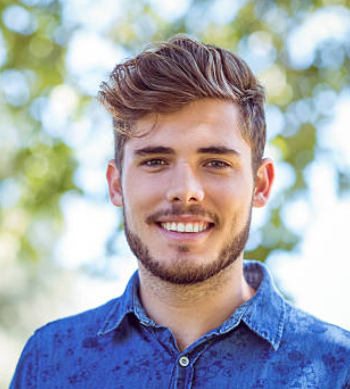
#> input picture Boy.png, 350 x 389 px
$ jupyter execute 'Cropping an Image.ipynb'
#> lines starting #> are read from the running program, lines starting #| are printed output that depends on the picture
## Crop Image using numpy
In image left top corner is origin

[cell 1]
import cv2
img=cv2.imread("Boy.png")
#> img is the input picture: shape (389, 350, 3); mean B, G, R 174.4, 168.1, 165.2

img_crop=img[100:300,200:500]
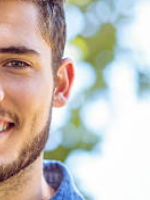
#> img_crop: shape (200, 150, 3); mean B, G, R 184.7, 191.5, 198.8

cv2.imshow("window",img_crop)
cv2.waitKey(0)
cv2.destroyAllWindows()

[cell 2]
import cv2
img=cv2.imread("Boy.png")

img_crop=img[0:300,0:300]
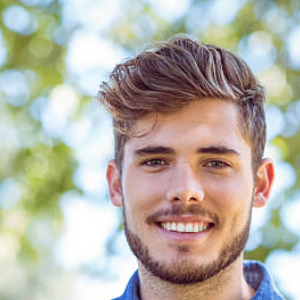
#> img_crop: shape (300, 300, 3); mean B, G, R 167, 177.9, 182.4

cv2.imshow("window",img_crop)
cv2.waitKey(0)
cv2.destroyAllWindows()

$ run again, with flower.png copied over Boy.png
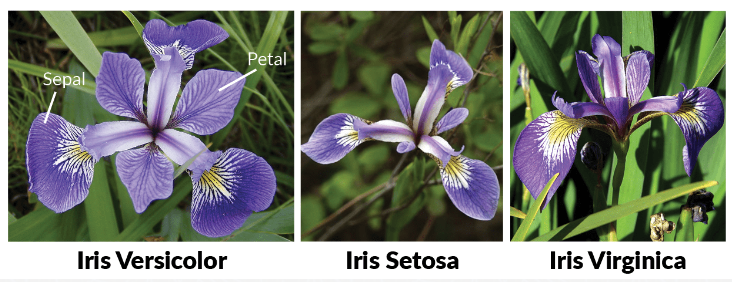
#> input picture flower.png, 732 x 282 px
#> img is the input picture: shape (282, 732, 3); mean B, G, R 115.5, 124.6, 120.2
#> `img_crop=img[100:300,200:500]`:
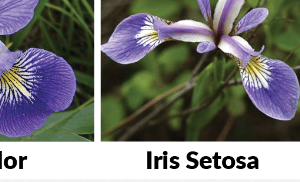
#> img_crop: shape (182, 300, 3); mean B, G, R 118.2, 120.4, 120.1
#> `img_crop=img[0:300,0:300]`:
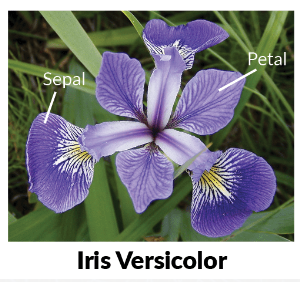
#> img_crop: shape (282, 300, 3); mean B, G, R 131.4, 129.5, 127.1
